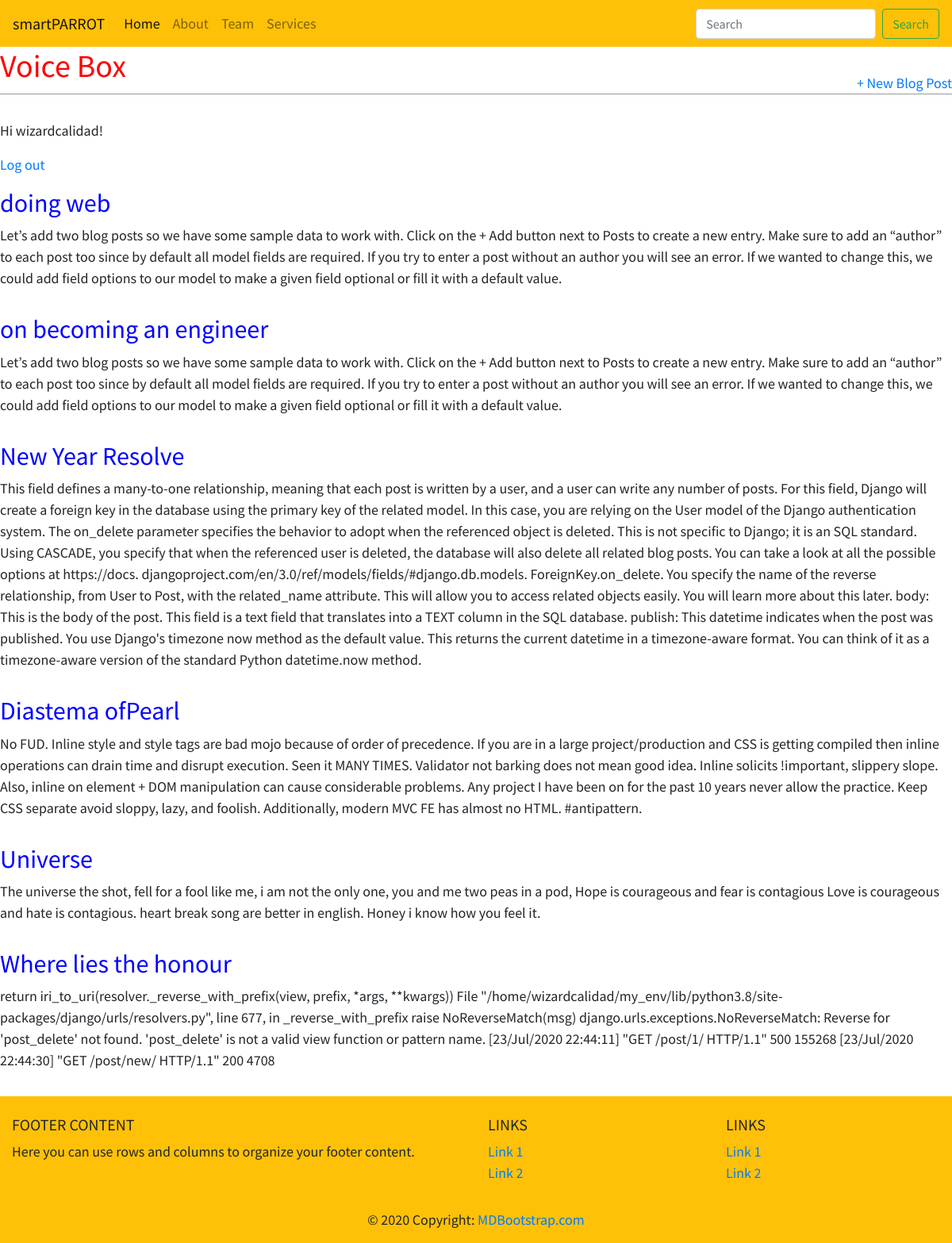
The app's page / (signed in) with its own data.
### blog/models.py (models this page shows, shortened)
class Post(models.Model):
    title = models.CharField(max_length=200)
    author = models.ForeignKey('auth.User',
                               on_delete= models.CASCADE)
    body = models.TextField()
    created = models.DateTimeField(auto_now_add=True)
    updated = models.DateTimeField(auto_now=True)
    active = models.BooleanField(default=True)
    class Meta:
        ordering = ('created',)

### blog/views.py (the view)
# urls.py: path('', BlogListView.as_view(), name='home'),
class BlogListView(ListView):
    model = Post
    template_name = 'home.html'

### blog/templates/home.html (shortened to what this page needs)
{% extends 'base.html' %}
{% block content %}
{% for post in object_list %}
<div class="post-entry">
    <h2><a href="{% url 'detail' post.pk %}">{{post.title}}</a></h2>
    <p>{{post.body}}</p>
</div>
{% endfor %}
{% endblock content %}

### blog/templates/base.html (shortened to what this page needs)
{% load static %}
<html lang="en">
<head>
    <link rel="stylesheet" href="https://stackpath.bootstrapcdn.com/bootstrap/4.5.0/css/bootstrap.min.css">
    <link href="{% static 'css/base.css' %}" rel="stylesheet">
</head>
<nav class="navbar navbar-expand-lg navbar-light bg-warning">
  <a class="navbar-brand" href="">smartPARROT</a>
  <div class="collapse navbar-collapse" id="navbarSupportedContent">
    <ul class="navbar-nav mr-auto">
      <li class="nav-item active">
        <a class="nav-link" href="home.html">Home <span class="sr-only">(current)</span></a>
      </li>
      <li class="nav-item">
        <a class="nav-link" href="#">About</a>
      </li>
      <li class="nav-item">
        <a class="nav-link" href="#" >Team</a>
      </li>
      <li class="nav-item">
        <a class="nav-link" href="#" tabindex="-1">Services</a>
      </li>
    </ul>
    <form class="form-inline my-2 my-lg-0">
      <input class="form-control mr-sm-2" type="search" placeholder="Search" aria-label="Search">
      <button class="btn btn-outline-success my-2 my-sm-0" type="submit">Search</button>
    </form>
  </div>
</nav>
  <div>
<header>
  <div class="nav-left">
  <h1><a href="{% url 'home' %}">Voice Box</a></h1>
  </div>
  <div class="nav-right">
    <a href="{% url 'post_new' %}">+ New Blog Post</a>
  </div>
</header>
{% if user.is_authenticated %}
  <p>Hi {{ user.username }}!</p>
    <p><a href="{% url 'logout' %}">Log out</a></p>
{% else %}
  <p>You are not logged in.</p>
  <a href="{% url 'login' %}">Log In</a>
{% endif %}
   {% block content %}
    {% endblock content %}
</div>
<footer class="page-footer font-small blue pt-4 bg-warning">
  <div class="container-fluid text-center text-md-left">
    <div class="row">
      <div class="col-md-6 mt-md-0 mt-3">
        <h5 class="text-uppercase">Footer Content</h5>
        <p>Here you can use rows and columns to organize your footer content.</p>
      </div>
      <div class="col-md-3 mb-md-0 mb-3">
        <h5 class="text-uppercase">Links</h5>
        <ul class="list-unstyled">
          <li>
            <a href="#!">Link 1</a>
          </li>
          <li>
            <a href="#!">Link 2</a>
          </li>
        </ul>
      </div>
      <div class="col-md-3 mb-md-0 mb-3">
        <h5 class="text-uppercase">Links</h5>
        <ul class="list-unstyled">
          <li>
            <a href="#!">Link 1</a>
          </li>
          <li>
            <a href="#!">Link 2</a>
          </li>
        </ul>
      </div>
    </div>
  </div>
  <div class="footer-copyright text-center py-3">© 2020 Copyright:
    <a href="https://mdbootstrap.com/"> MDBootstrap.com</a>
  </div>
</footer>
</body>
</html>

### blog/static/css/base.css (style rules this page uses)
header { border-bottom: 1px solid #999; margin-bottom: 2rem; display: flex; }
header h1 a { color: red; text-decoration: none; }
.nav-left { margin-right: auto; }
.nav-right { display: flex; padding-top: 2rem; }
.post-entry { margin-bottom: 2rem; }
.post-entry h2 { margin: 0.5rem 0; }
.post-entry h2 a, .post-entry h2 a:visited { color: blue; text-decoration: none; }
.post-entry p { margin: 0; font-weight: 400; }

### records on screen
Post: title "doing web", body "Let’s add two blog posts so we have some sample data to work with. Click on the + Add button next to Posts to create a new entry. Make sure to add an “author” to each post too since by default all model fields are required. If you try to enter a post without an author you will see an error. If we wanted to change this, we could add field options to our model to make a given field optional or fill it with a default value."
Post: title "on becoming an engineer", body "Let’s add two blog posts so we have some sample data to work with. Click on the + Add button next to Posts to create a new entry. Make sure to add an “author” to each post too since by default all model fields are required. If you try to enter a post without an author you will see an error. If we wanted to change this, we could add field options to our model to make a given field optional or fill it with a default value."
Post: title "New Year Resolve", body "This field defines a many-to-one relationship, meaning that each post is written by a user, and a user can write any number of posts. For this field, Django will create a foreign key in the database using the primary key of the related model. In this case, you are relying on the User model of the Django authentication system. The on_delete parameter specifies the behavior to adopt when the referenced object is deleted. This is not specific to Django; it is an SQL standard. Using CASCADE, you specify that when the referenced user is deleted, the database will also delete all related blog posts. You can take a look at all the possible options at https://docs.…"
Post: title "Diastema ofPearl", body "No FUD. Inline style and style tags are bad mojo because of order of precedence. If you are in a large project/production and CSS is getting compiled then inline operations can drain time and disrupt execution. Seen it MANY TIMES. Validator not barking does not mean good idea. Inline solicits !important, slippery slope. Also, inline on element + DOM manipulation can cause considerable problems. Any project I have been on for the past 10 years never allow the practice. Keep CSS separate avoid sloppy, lazy, and foolish. Additionally, modern MVC FE has almost no HTML. #antipattern."
Post: title "Universe", body "The universe the shot, fell for a fool like me, i am not the only one, you and me two peas in a pod, Hope is courageous and fear is contagious Love is courageous and hate is contagious. heart break song are better in english. Honey i know how you feel it."
Post: title "Where lies the honour", body "return iri_to_uri(resolver._reverse_with_prefix(view, prefix, *args, **kwargs)) File \"/home/wizardcalidad/my_env/lib/python3.8/site-packages/django/urls/resolvers.py\", line 677, in _reverse_with_prefix raise NoReverseMatch(msg) django.urls.exceptions.NoReverseMatch: Reverse for 'post_delete' not found. 'post_delete' is not a valid view function or pattern name. [23/Jul/2020 22:44:11] \"GET /post/1/ HTTP/1.1\" 500 155268 [23/Jul/2020 22:44:30] \"GET /post/new/ HTTP/1.1\" 200 4708"

### other values on screen
{{ user.username }} "wizardcalidad"
